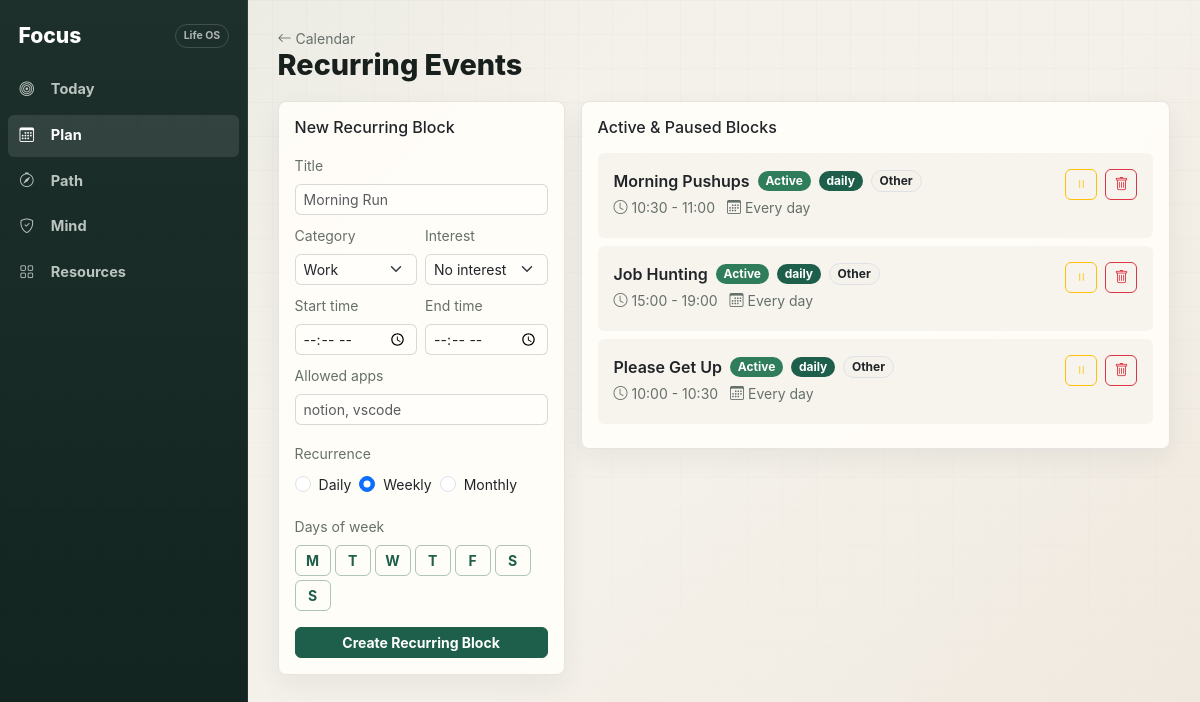
Page /calendar/recurring on the committed database.
### models.py (models this page shows, shortened)
class RecurringBlock(db.Model):
    __tablename__ = "recurring_blocks"
    id = db.Column(db.String(36), primary_key=True, default=new_uuid)
    title = db.Column(db.String(200), nullable=False)
    start_time = db.Column(db.String(5), nullable=False)   # "HH:MM"
    end_time = db.Column(db.String(5), nullable=False)     # "HH:MM"
    allowed_apps = db.Column(db.String(500), default="")
    category = db.Column(db.String(40), default="other")
    interest_id = db.Column(db.String(36), db.ForeignKey("interests.id"), nullable=True)
    recurrence_type = db.Column(db.String(10), nullable=False)  # daily, weekly, monthly
    days_of_week = db.Column(db.String(20), default="")    # "0,1,4" Mon=0 Sun=6 (weekly)
    day_of_month = db.Column(db.Integer, nullable=True)    # 1-31 (monthly)
    active = db.Column(db.Boolean, default=True)
    created_at = db.Column(db.DateTime, default=datetime.utcnow)
    @property
    def days_label(self):
        names = ["Mon", "Tue", "Wed", "Thu", "Fri", "Sat", "Sun"]
        if self.recurrence_type == "daily":
            return "Every day"
        if self.recurrence_type == "monthly":
            return f"Monthly on day {self.day_of_month}"
        if self.recurrence_type == "weekly":
            return ", ".join(names[d] for d in sorted(self.days_of_week_list))
        return ""

### app.py (the view)
@app.route("/calendar/recurring")
def recurring_index():
    recurring = RecurringBlock.query.order_by(RecurringBlock.created_at.desc()).all()
    interests = Interest.query.filter_by(active=True).order_by(Interest.name).all()
    return render_template("calendar/recurring.html",
        recurring=recurring,
        interests=interests,
        calendar_categories=CALENDAR_CATEGORIES
    )

### templates/calendar/recurring.html (shortened to what this page needs)
{% extends "base.html" %}
{% block content %}
<div class="focus-page-title">
  <div>
    <a href="{{ url_for('calendar_index') }}" class="text-muted small text-decoration-none">
      <i class="bi bi-arrow-left"></i> Calendar
    </a>
    <h2 class="focus-display mb-0">Recurring Events</h2>
  </div>
</div>
<div class="row g-3">
  <div class="col-md-4">
    <div class="card p-3">
      <h6 class="mb-3">New Recurring Block</h6>
      <form method="post" action="{{ url_for('create_recurring') }}" id="recurring-form">
        <div class="mb-2">
          <label class="form-label small text-muted">Title</label>
          <input type="text" name="title" class="form-control form-control-sm" placeholder="Morning Run" required>
        </div>
        <div class="row g-2 mb-2">
          <div class="col-6">
            <label class="form-label small text-muted">Category</label>
            <select name="category" class="form-select form-select-sm">
              {% for value, label in calendar_categories %}
                <option value="{{ value }}">{{ label }}</option>
              {% endfor %}
            </select>
          </div>
          <div class="col-6">
            <label class="form-label small text-muted">Interest</label>
            <select name="interest_id" class="form-select form-select-sm">
              <option value="">No interest</option>
            </select>
          </div>
        </div>
        <div class="row g-2 mb-2">
          <div class="col-6">
            <label class="form-label small text-muted">Start time</label>
            <input type="time" name="start_time" class="form-control form-control-sm" required>
          </div>
          <div class="col-6">
            <label class="form-label small text-muted">End time</label>
            <input type="time" name="end_time" class="form-control form-control-sm" required>
          </div>
        </div>
        <div class="mb-3">
          <label class="form-label small text-muted">Allowed apps</label>
          <input type="text" name="allowed_apps" class="form-control form-control-sm" placeholder="notion, vscode">
        </div>
        <div class="mb-3">
          <label class="form-label small text-muted">Recurrence</label>
          <div class="d-flex gap-2 flex-wrap">
            <div class="form-check">
              <input class="form-check-input" type="radio" name="recurrence_type" value="daily"
                id="r-daily" onchange="showRecurrence('daily')">
              <label class="form-check-label small" for="r-daily">Daily</label>
            </div>
            <div class="form-check">
              <input class="form-check-input" type="radio" name="recurrence_type" value="weekly"
                id="r-weekly" onchange="showRecurrence('weekly')" checked>
              <label class="form-check-label small" for="r-weekly">Weekly</label>
            </div>
            <div class="form-check">
              <input class="form-check-input" type="radio" name="recurrence_type" value="monthly"
                id="r-monthly" onchange="showRecurrence('monthly')">
              <label class="form-check-label small" for="r-monthly">Monthly</label>
            </div>
          </div>
        </div>
        <div id="weekly-picker" class="mb-3">
          <label class="form-label small text-muted">Days of week</label>
          <div class="d-flex gap-1 flex-wrap">
            {% set day_names = [('0','M'),('1','T'),('2','W'),('3','T'),('4','F'),('5','S'),('6','S')] %}
            {% for val, label in day_names %}
              <label class="btn btn-outline-primary btn-sm" for="dow-{{ val }}" style="width:36px;padding:.25rem 0;">{{ label }}</label>
            {% endfor %}
          </div>
        </div>
        <button class="btn btn-primary btn-sm w-100">Create Recurring Block</button>
      </form>
    </div>
  </div>
  <div class="col-md-8">
    <div class="card p-3">
      <h6 class="mb-3">Active &amp; Paused Blocks</h6>
      {% if recurring %}
        {% for r in recurring %}
          <div class="d-flex align-items-start p-3 mb-2 rounded {% if r.active %}bg-light{% else %}bg-light opacity-50{% endif %}">
            <div class="flex-grow-1" style="min-width:0;">
              <div class="d-flex align-items-center gap-2 mb-1 flex-wrap">
                <span class="fw-semibold">{{ r.title }}</span>
                {% if r.active %}
                  <span class="badge bg-success">Active</span>
                {% else %}
                  <span class="badge bg-secondary">Paused</span>
                {% endif %}
                <span class="badge bg-primary">{{ r.recurrence_type }}</span>
                <span class="badge bg-light text-dark border">{{ (r.category or 'other').title() }}</span>
              </div>
              <div class="text-muted small mb-1">
                <i class="bi bi-clock me-1"></i>{{ r.start_time }} - {{ r.end_time }}
                <i class="bi bi-calendar3 ms-2 me-1"></i>{{ r.days_label }}
              </div>
            </div>
            <div class="d-flex gap-2 ms-3">
              <form method="post" action="{{ url_for('toggle_recurring', id=r.id) }}">
                <button class="btn btn-sm {% if r.active %}btn-outline-warning{% else %}btn-outline-success{% endif %}">
                  {% if r.active %}<i class="bi bi-pause"></i>{% else %}<i class="bi bi-play"></i>{% endif %}
                </button>
              </form>
              <form method="post" action="{{ url_for('delete_recurring', id=r.id) }}"
                onsubmit="return confirm('Delete this recurring block and its unmaterialized future instances?')">
                <button class="btn btn-sm btn-outline-danger"><i class="bi bi-trash"></i></button>
              </form>
            </div>
          </div>
        {% endfor %}
      {% else %}
        <p class="text-muted">No recurring blocks yet.</p>
      {% endif %}
    </div>
  </div>
</div>
{% endblock %}

### static/focus.css (style rules this page uses)
:root { --bg: #f4f1ea; --surface: #fffdf8; --ink: #18201d; --muted: #66706a; --line: rgba(24, 32, 29, .11); --brand: #1d5f4a; --brand-2: #255f8f; --accent: #b56b37; --danger: #9d3f3f; --rail: #10231e; --shadow: 0 18px 44px rgba(23, 36, 31, .08); --shadow-soft: 0 10px 28px rgba(23, 36, 31, .06); --radius: 8px; --radius-sm: 6px; --desktop-rail: 248px; --mobile-nav-h: 68px; --font: Inter, ui-sans-serif, system-ui, -apple-system, BlinkMacSystemFont, "Segoe UI", sans-serif; }
*, *::before, *::after { box-sizing: border-box; }
html { min-height: 100%; }
body { min-height: 100vh; margin: 0; color: var(--ink); background: linear-gradient(135deg, rgba(29, 95, 74, .06), transparent 34%), linear-gradient(315deg, rgba(181, 107, 55, .07), transparent 42%), var(--bg); font-family: var(--font); overflow-x: hidden; -webkit-text-size-adjust: 100%; }
body::before { content: ""; position: fixed; inset: 0; pointer-events: none; background-image: linear-gradient(rgba(24, 32, 29, .028) 1px, transparent 1px), linear-gradient(90deg, rgba(24, 32, 29, .025) 1px, transparent 1px); background-size: 34px 34px; mask-image: linear-gradient(to bottom, rgba(0,0,0,.8), rgba(0,0,0,.08)); }
a { color: var(--brand); }
h1, h2, h3, h4, h5, h6 { letter-spacing: 0; }
.card { border: 1px solid var(--line); border-radius: var(--radius); background: rgba(255, 253, 248, .94); box-shadow: var(--shadow-soft); }
.bg-light { background-color: rgba(244, 241, 234, .72) !important; }
.text-muted { color: var(--muted) !important; }
.btn { border-radius: var(--radius-sm); font-weight: 650; letter-spacing: 0; }
.btn-primary, .bg-primary, .progress-bar { background-color: var(--brand) !important; border-color: var(--brand) !important; }
.btn-outline-primary { color: var(--brand); border-color: rgba(29, 95, 74, .36); }
.btn-success, .bg-success { background-color: #2f7d5b !important; border-color: #2f7d5b !important; }
.form-control, .form-select { border-color: rgba(24, 32, 29, .16); border-radius: var(--radius-sm); background-color: #fffefb; }
.badge { border-radius: 999px; font-weight: 650; }
.focus-page-title { display: flex; align-items: end; justify-content: space-between; gap: 1rem; margin-bottom: 1.35rem; }
.focus-display { font-size: clamp(1.6rem, 2.4vw, 2.7rem); font-weight: 780; line-height: 1.02; }
@media (min-width: 1200px) { body { height: 100vh; overflow: hidden; } }
@media (prefers-reduced-motion: no-preference) { .card, .btn, .nav-link, .form-control, .form-select { transition: background-color .16s ease, border-color .16s ease, box-shadow .16s ease, transform .16s ease, color .16s ease; } }

### rows in the picture
RecurringBlock: title "Morning Pushups", active "Active", recurrence_type "daily", category "Other", start_time "10:30", end_time "11:00", days_label "Every day"
RecurringBlock: title "Job Hunting", active "Active", recurrence_type "daily", category "Other", start_time "15:00", end_time "19:00", days_label "Every day"
RecurringBlock: title "Please Get Up", active "Active", recurrence_type "daily", category "Other", start_time "10:00", end_time "10:30", days_label "Every day"

### other values in the picture
{{ label }} "M" "T" "W" "T" "F" "S" "S"
form field category "Work"
